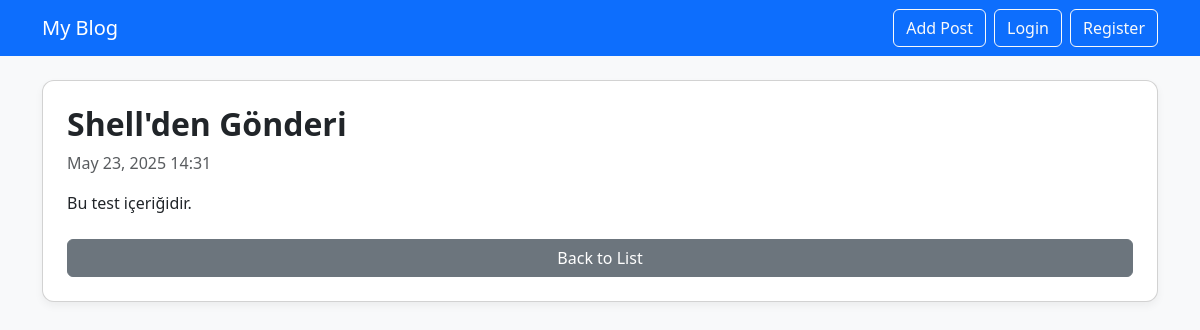
Page /4/ on the committed database.
### core/models.py (models this page shows, shortened)
class Post(models.Model):
    title = models.CharField(max_length=200)
    content = models.TextField()
    created_at = models.DateTimeField(auto_now_add=True)

### core/views.py (the view)
# urls.py: path('<int:pk>/', views.post_detail, name='post_detail'),
def post_detail(request, pk):
    post = get_object_or_404(Post, pk=pk)
    return render(request, 'core/post_detail.html', {'post': post})

### core/templates/core/post_detail.html (shortened to what this page needs)
{% extends 'core/base.html' %}
{% block content %}
  <div class="card p-4">
    <h2>{{ post.title }}</h2>
    <p class="text-muted">{{ post.created_at|date:"F j, Y H:i" }}</p>
    <p>{{ post.content }}</p>
    <a href="{% url 'post_list' %}" class="btn btn-secondary mt-2">Back to List</a>
  </div>
{% endblock %}

### core/static/core/css/style.css (style rules this page uses)
body { font-family: 'Segoe UI', sans-serif; }
.card { border-radius: 12px; box-shadow: 0 4px 8px rgba(0, 0, 0, 0.05); }
h2 { font-weight: 600; }

### rows in the picture
Post: title "Shell'den Gönderi", created_at "May 23, 2025 14:31", content "Bu test içeriğidir."
